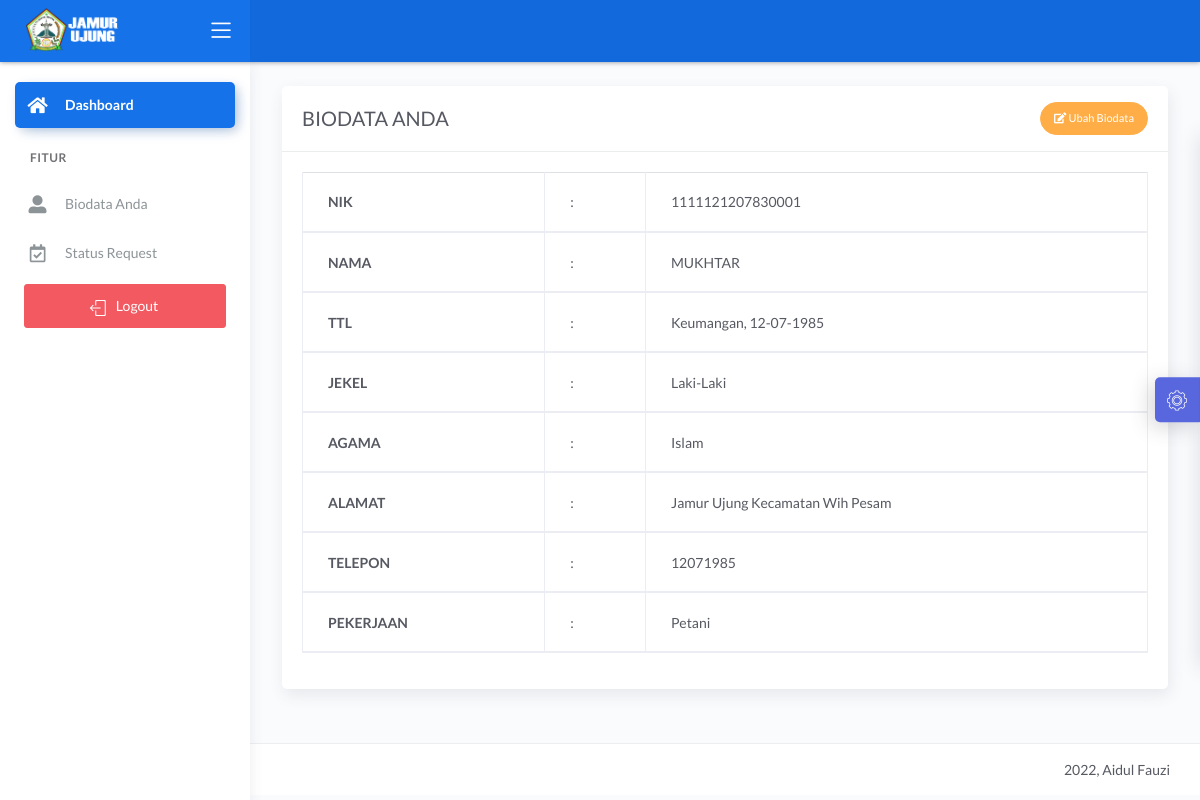
Page /demo1/main.php?halaman=tampil_pemohon (signed in) on the committed database.
### tables this page shows
CREATE TABLE `data_pemohon` (
  `nik` varchar(16) NOT NULL,
  `nama` varchar(30) NOT NULL,
  `tanggal_lahir` date NOT NULL,
  `tempat_lahir` varchar(30) NOT NULL,
  `jekel` varchar(20) NOT NULL,
  `agama` varchar(20) NOT NULL,
  `alamat` text NOT NULL,
  `telepon` varchar(13) NOT NULL,
  `pekerjaan` varchar(30) NOT NULL
);

CREATE TABLE `data_user` (
  `nik` varchar(16) NOT NULL,
  `password` varchar(20) NOT NULL,
  `hak_akses` varchar(20) NOT NULL
);

### demo1/tampil_pemohon.php (the view)
<?php include '../konek.php';?>
<?php
	$tampil_nik = "SELECT * FROM data_user NATURAL JOIN data_pemohon WHERE nik=$_SESSION[nik]";
	$query = mysqli_query($konek,$tampil_nik);
	$data = mysqli_fetch_array($query,MYSQLI_BOTH);
	$nik = $data['nik'];
    $nama = $data['nama'];
    $tempat = $data['tempat_lahir'];
    $tanggal = $data['tanggal_lahir'];
    $format = date('d-m-Y',strtotime($tanggal));
    $jekel = $data['jekel'];
    $alamat = $data['alamat'];
    $telepon = $data['telepon'];
    $agama = $data['agama'];
    $pekerjaan = $data['pekerjaan'];
?>
<div class="page-inner">
    <div class="row">
        <div class="col-md-12">
            <div class="card">
                <div class="card-header">
                    <div class="d-flex align-items-center">
                        <h4 class="card-title">BIODATA ANDA</h4>
                            <a href="?halaman=ubah_pemohon&nik=<?=$nik;?>" class="btn btn-sm btn-warning btn-round ml-auto">
                                <i class="fa fa-edit"></i>
                                    Ubah Biodata
                            </a>
                    </div>
                </div>
                <div class="card-body">
                    <table class="table table-bordered">
                        <thead>
                            <tr>
                                <th>NIK</th>
                                <td>:</td>
                                <td><?= $nik;?></td>
                            </tr>
                            <tr>
                                <th>NAMA</th>
                                <td>:</td>
                                <td><?= $nama;?></td>
                            </tr>
                            <tr>
                                <th>TTL</th>
                                <td>:</td>
                                <td><?= $tempat.', '.$format;?></td>
                            </tr>
                            <tr>
                                <th>JEKEL</th>
                                <td>:</td>
                                <td><?= $jekel;?></td>
                            </tr>
                            <tr>
                                <th>AGAMA</th>
                                <td>:</td>
                                <td><?= $agama;?></td>
                            </tr>
                            <tr>
                                <th>ALAMAT</th>
                                <td>:</td>
                                <td><?= $alamat;?></td>
                            </tr>
                            <tr>
                                <th>TELEPON</th>
                                <td>:</td>
                                <td><?= $telepon;?></td>
                            </tr>
                            <tr>
                                <th>PEKERJAAN</th>
                                <td>:</td>
                                <td><?= $pekerjaan;?></td>
                            </tr>
                        </thead>
                    </table>
                </div>
            </div>
        </div>
    </div>
</div>

### rows in the picture
data_pemohon: nik.nik "1111121207830001", nama "MUKHTAR", tempat_lahir "Keumangan", tanggal_lahir "12-07-1985", jekel "Laki-Laki", agama "Islam", alamat "Jamur Ujung Kecamatan Wih Pesam", telepon "12071985", pekerjaan "Petani"
